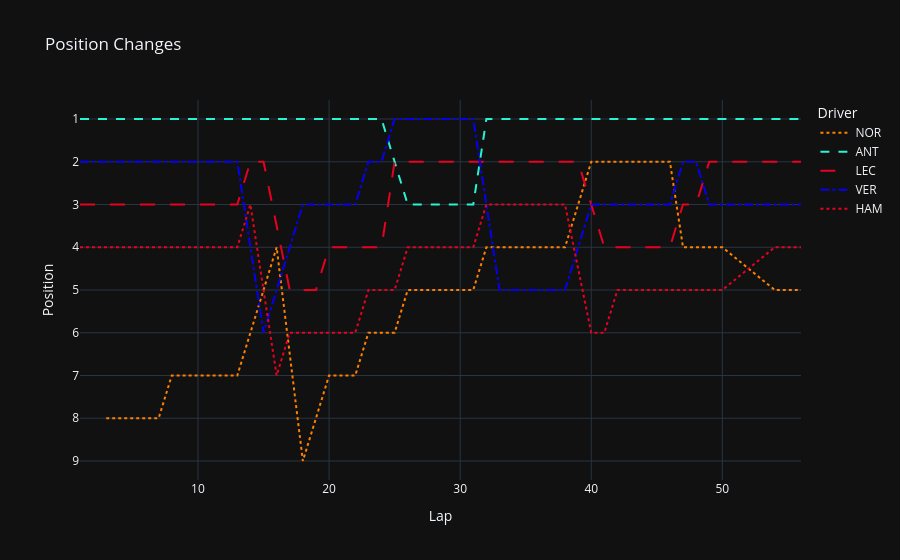

Notebook code cell kept with this figure:
### Code cell
dash_map = {'HAM': 'dot'}

RacePosition = px.line(
    lapsdf,
    x='LapNumber',
    y='Position',
    color='Driver',
    line_dash='Driver',
    line_dash_map=dash_map,
    color_discrete_map=driver_colors,
    title='Position Changes',
    labels={'LapNumber': 'Lap', 'Position': 'Position'},
    template='plotly_dark'
)
RacePosition.update_yaxes(autorange='reversed')
RacePosition.show()

### Figure 1 — Plotly figure (JSON) as saved in the notebook; plotly's stock layout.template omitted (floating-point values rounded to 4 significant figures)
{"data": [{"hovertemplate": "Driver=NOR<br>Lap=%{x}<br>Position=%{y}<extra></extra>", "legendgroup": "NOR", "line": {"color": "#ff8000", "dash": "dot"}, "marker": {"symbol": "circle"}, "mode": "lines", "name": "NOR", "orientation": "v", "showlegend": true, "type": "scatter", "x": [3.0, 4.0, 5.0, 6.0, 7.0, 8.0, 9.0, 10.0, 11.0, 12.0, 13.0, 14.0, 15.0, 16.0, 18.0, 19.0, 20.0, 21.0, 22.0, 23.0, 24.0, 25.0, 26.0, 27.0, 28.0, 29.0, 30.0, 31.0, 32.0, 33.0, 34.0, 35.0, 36.0, 37.0, 38.0, 39.0, 40.0, 41.0, 42.0, 43.0, 44.0, 45.0, 46.0, 47.0, 48.0, 49.0, 50.0, 54.0, 55.0, 56.0], "xaxis": "x", "y": [8.0, 8.0, 8.0, 8.0, 8.0, 7.0, 7.0, 7.0, 7.0, 7.0, 7.0, 6.0, 5.0, 4.0, 9.0, 8.0, 7.0, 7.0, 7.0, 6.0, 6.0, 6.0, 5.0, 5.0, 5.0, 5.0, 5.0, 5.0, 4.0, 4.0, 4.0, 4.0, 4.0, 4.0, 4.0, 3.0, 2.0, 2.0, 2.0, 2.0, 2.0, 2.0, 2.0, 4.0, 4.0, 4.0, 4.0, 5.0, 5.0, 5.0], "yaxis": "y"}, {"hovertemplate": "Driver=ANT<br>Lap=%{x}<br>Position=%{y}<extra></extra>", "legendgroup": "ANT", "line": {"color": "#27f4d2", "dash": "dash"}, "marker": {"symbol": "circle"}, "mode": "lines", "name": "ANT", "orientation": "v", "showlegend": true, "type": "scatter", "x": [1.0, 3.0, 4.0, 5.0, 6.0, 7.0, 8.0, 9.0, 10.0, 11.0, 12.0, 13.0, 14.0, 15.0, 16.0, 17.0, 18.0, 19.0, 20.0, 21.0, 22.0, 23.0, 24.0, 26.0, 27.0, 28.0, 29.0, 30.0, 31.0, 32.0, 33.0, 34.0, 35.0, 36.0, 37.0, 38.0, 39.0, 40.0, 41.0, 42.0, 43.0, 44.0, 45.0, 46.0, 47.0, 48.0, 49.0, 50.0, 51.0, 54.0, 55.0, 56.0], "xaxis": "x", "y": [1.0, 1.0, 1.0, 1.0, 1.0, 1.0, 1.0, 1.0, 1.0, 1.0, 1.0, 1.0, 1.0, 1.0, 1.0, 1.0, 1.0, 1.0, 1.0, 1.0, 1.0, 1.0, 1.0, 3.0, 3.0, 3.0, 3.0, 3.0, 3.0, 1.0, 1.0, 1.0, 1.0, 1.0, 1.0, 1.0, 1.0, 1.0, 1.0, 1.0, 1.0, 1.0, 1.0, 1.0, 1.0, 1.0, 1.0, 1.0, 1.0, 1.0, 1.0, 1.0], "yaxis": "y"}, {"hovertemplate": "Driver=LEC<br>Lap=%{x}<br>Position=%{y}<extra></extra>", "legendgroup": "LEC", "line": {"color": "#e80020", "dash": "longdash"}, "marker": {"symbol": "circle"}, "mode": "lines", "name": "LEC", "orientation": "v", "showlegend": true, "type": "scatter", "x": [1.0, 3.0, 4.0, 5.0, 6.0, 7.0, 8.0, 9.0, 10.0, 11.0, 12.0, 13.0, 14.0, 15.0, 17.0, 18.0, 19.0, 20.0, 21.0, 22.0, 23.0, 24.0, 25.0, 26.0, 27.0, 28.0, 29.0, 30.0, 31.0, 32.0, 33.0, 34.0, 35.0, 36.0, 37.0, 38.0, 39.0, 41.0, 42.0, 43.0, 44.0, 45.0, 46.0, 47.0, 48.0, 49.0, 50.0, 54.0, 55.0, 56.0], "xaxis": "x", "y": [3.0, 3.0, 3.0, 3.0, 3.0, 3.0, 3.0, 3.0, 3.0, 3.0, 3.0, 3.0, 2.0, 2.0, 5.0, 5.0, 5.0, 4.0, 4.0, 4.0, 4.0, 4.0, 2.0, 2.0, 2.0, 2.0, 2.0, 2.0, 2.0, 2.0, 2.0, 2.0, 2.0, 2.0, 2.0, 2.0, 2.0, 4.0, 4.0, 4.0, 4.0, 4.0, 4.0, 3.0, 3.0, 2.0, 2.0, 2.0, 2.0, 2.0], "yaxis": "y"}, {"hovertemplate": "Driver=VER<br>Lap=%{x}<br>Position=%{y}<extra></extra>", "legendgroup": "VER", "line": {"color": "#0600ef", "dash": "dashdot"}, "marker": {"symbol": "circle"}, "mode": "lines", "name": "VER", "orientation": "v", "showlegend": true, "type": "scatter", "x": [1.0, 3.0, 4.0, 5.0, 6.0, 7.0, 8.0, 9.0, 10.0, 11.0, 12.0, 13.0, 15.0, 16.0, 17.0, 18.0, 19.0, 20.0, 21.0, 22.0, 23.0, 24.0, 25.0, 26.0, 27.0, 28.0, 29.0, 30.0, 31.0, 33.0, 34.0, 35.0, 36.0, 37.0, 38.0, 39.0, 40.0, 41.0, 42.0, 43.0, 44.0, 45.0, 46.0, 47.0, 48.0, 49.0, 50.0, 54.0, 55.0, 56.0], "xaxis": "x", "y": [2.0, 2.0, 2.0, 2.0, 2.0, 2.0, 2.0, 2.0, 2.0, 2.0, 2.0, 2.0, 6.0, 5.0, 4.0, 3.0, 3.0, 3.0, 3.0, 3.0, 2.0, 2.0, 1.0, 1.0, 1.0, 1.0, 1.0, 1.0, 1.0, 5.0, 5.0, 5.0, 5.0, 5.0, 5.0, 4.0, 3.0, 3.0, 3.0, 3.0, 3.0, 3.0, 3.0, 2.0, 2.0, 3.0, 3.0, 3.0, 3.0, 3.0], "yaxis": "y"}, {"hovertemplate": "Driver=HAM<br>Lap=%{x}<br>Position=%{y}<extra></extra>", "legendgroup": "HAM", "line": {"color": "#e80020", "dash": "dot"}, "marker": {"symbol": "circle"}, "mode": "lines", "name": "HAM", "orientation": "v", "showlegend": true, "type": "scatter", "x": [1.0, 3.0, 4.0, 5.0, 6.0, 7.0, 8.0, 9.0, 10.0, 11.0, 12.0, 13.0, 14.0, 16.0, 17.0, 18.0, 19.0, 20.0, 21.0, 22.0, 23.0, 24.0, 25.0, 26.0, 27.0, 28.0, 29.0, 30.0, 31.0, 32.0, 33.0, 34.0, 35.0, 36.0, 37.0, 38.0, 40.0, 41.0, 42.0, 43.0, 44.0, 45.0, 46.0, 47.0, 48.0, 49.0, 50.0, 54.0, 55.0, 56.0], "xaxis": "x", "y": [4.0, 4.0, 4.0, 4.0, 4.0, 4.0, 4.0, 4.0, 4.0, 4.0, 4.0, 4.0, 3.0, 7.0, 6.0, 6.0, 6.0, 6.0, 6.0, 6.0, 5.0, 5.0, 5.0, 4.0, 4.0, 4.0, 4.0, 4.0, 4.0, 3.0, 3.0, 3.0, 3.0, 3.0, 3.0, 3.0, 6.0, 6.0, 5.0, 5.0, 5.0, 5.0, 5.0, 5.0, 5.0, 5.0, 5.0, 4.0, 4.0, 4.0], "yaxis": "y"}], "layout": {"legend": {"title": {"text": "Driver"}, "tracegroupgap": 0}, "title": {"text": "Position Changes"}, "xaxis": {"anchor": "y", "domain": [0, 1], "title": {"text": "Lap"}}, "yaxis": {"anchor": "x", "autorange": "reversed", "domain": [0, 1], "title": {"text": "Position"}}}}
